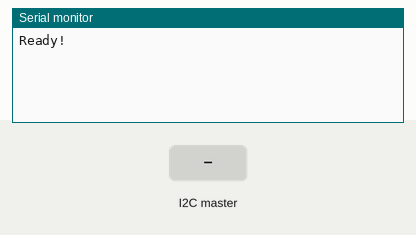
Bench run of a sketch on a simulated Arduino Uno, built with avr-gcc and run on an emulated ATmega328P. Shown: the last lines printed to the serial monitor. The inputs (shaded band) are chosen by the test bench.

Above: at 1.2 s.
1.3 s: the I2C master sends the byte 1
At 2.5 s:
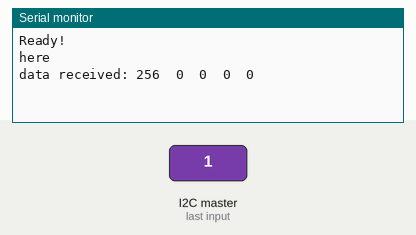
2.8 s: the I2C master sends the byte 0
At 3.9 s:
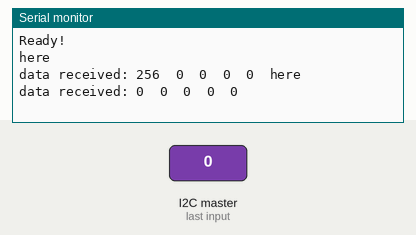

The sketch:

arduino2c.ino
```cpp
#include <Wire.h>

#define SLAVE_ADDRESS 0x04
int data [9];
int number = 0;
int state = 0;
int x = 0;
int a = 0;
int b = 0;
int c = 0;
int d = 0;
int s = 0;

void setup() {
Serial.begin(9600); // start serial for output
// initialize i2c as slave
Wire.begin(SLAVE_ADDRESS);

// define callbacks for i2c communication
Wire.onReceive(receiveData);
Wire.onRequest(sendData);

Serial.println("Ready!");
}

void loop() {
delay(100);
}

// callback for received data
void receiveData(int byteCount){
  Serial.println("here");
  while(Wire.available()) {
    data[x] = Wire.read();
    x ++;

    }
    a = data[0] * 256 + data[1];
    b = data[2] * 256 + data[3];
    c = data[4] * 256 + data[5];
    d = data[6] * 256 + data[7];
    s = data[8];
    Serial.print("data received: ");
    Serial.print(a);
    Serial.print("\t");
    Serial.print(b);
    Serial.print("\t");
    Serial.print(c);
    Serial.print("\t");
    Serial.print(d);
    Serial.print("\t");
    Serial.print(s);
    Serial.print("\t");
    x = 0;
}

// callback for sending data
void sendData(){
  if (s == 1){
    Wire.write(12);
  }
}
```

Measured:
- after the input at 1.3 s, the serial monitor: prints a new line at once (image 1)
- after the input at 2.8 s, the serial monitor: prints a new line at once (image 2)
